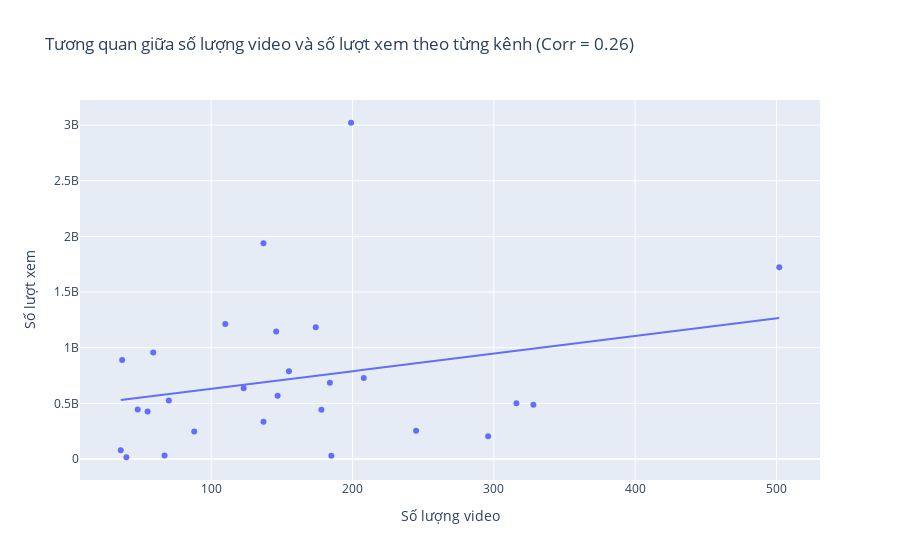

The cell this chart's notebook holds for it:
### Markdown cell above
### Tương quan Tổng lượt xem và Tổng video đăng tải

### Code cell
#Tính tổng số video theo từng kênh
videos_per_channel = df.groupby('Tên kênh').size().reset_index(name='Số lượng video')

# Tính tổng số lượt xem theo từng kênh
views_per_channel = df.groupby('Tên kênh')['Số lượt xem'].sum().reset_index()

merged_df = pd.merge(videos_per_channel, views_per_channel, on='Tên kênh')
correlation = merged_df['Số lượng video'].corr(merged_df['Số lượt xem'])

fig = px.scatter(merged_df, x='Số lượng video', y='Số lượt xem',
                 title=f'Tương quan giữa số lượng video và số lượt xem theo từng kênh (Corr = {correlation:.2f})',
                 labels={'Số lượng video': 'Số lượng video', 'Số lượt xem': 'Số lượt xem'},
                 hover_name='Tên kênh',
                 trendline='ols')
fig.show()

### Figure 1 — Plotly figure (JSON) as saved in the notebook; plotly's stock layout.template omitted (floating-point values rounded to 4 significant figures)
{"data": [{"hovertemplate": "<b>%{hovertext}</b><br><br>Số lượng video=%{x}<br>Số lượt xem=%{y}<extra></extra>", "hovertext": ["AMEE", "BÍCH PHƯƠNG", "Chi Pu Official", "Dương Domic", "ERIK Official", "HIEUTHUHAI", "Hoàng Thùy Linh", "Hòa Minzy", "Hương Tràm Charmy pham", "J97", "JustaTeeMusic", "MCK // Nger", "MIN OFFICIAL", "Mono Official", "My Tam", "Noo Phước Thịnh", "Phan Mạnh Quỳnh Official", "Pháo Northside", "Phương Mỹ Chi", "Sơn Tùng M-TP Official", "Trúc Nhân", "Vũ Cát Tường", "Vũ Official", "Wowy", "tlinh", "Đen Vâu Official", "ĐÔNG NHI"], "legendgroup": "", "marker": {"color": "#636efa", "symbol": "circle"}, "mode": "markers", "name": "", "orientation": "v", "showlegend": false, "type": "scatter", "x": [40, 174, 328, 67, 155, 48, 184, 147, 316, 37, 59, 55, 146, 88, 502, 208, 70, 36, 296, 199, 110, 245, 123, 178, 137, 137, 185], "xaxis": "x", "y": [15770420, 1183618712, 487017485, 31602480, 788766859, 444885931, 686226073, 567386607, 500261633, 889715674, 956150144, 426965674, 1144907028, 247463755, 1722556190, 728218301, 525062593, 79559253, 204375707, 3021361723, 1213845473, 254754994, 636085075, 443177634, 334257101, 1939547075, 29471363], "yaxis": "y"}, {"hovertemplate": "<b>OLS trendline</b><br>Số lượt xem = 1.58101e+06 * Số lượng video + 4.72301e+08<br>R<sup>2</sup>=0.065852<br><br>Số lượng video=%{x}<br>Số lượt xem=%{y} <b>(trend)</b><extra></extra>", "legendgroup": "", "marker": {"color": "#636efa", "symbol": "circle"}, "mode": "lines", "name": "", "showlegend": false, "type": "scatter", "x": [36, 37, 40, 48, 55, 59, 67, 70, 88, 110, 123, 137, 137, 146, 147, 155, 174, 178, 184, 185, 199, 208, 245, 296, 316, 328, 502], "xaxis": "x", "y": [529200000.0, 530800000.0, 535500000.0, 548200000.0, 559300000.0, 565600000.0, 578200000.0, 583000000.0, 611400000.0, 646200000.0, 666800000.0, 688900000.0, 688900000.0, 703100000.0, 704700000.0, 717400000.0, 747400000.0, 753700000.0, 763200000.0, 764800000.0, 786900000.0, 801100000.0, 859600000.0, 940300000.0, 971900000.0, 990900000.0, 1266000000.0], "yaxis": "y"}], "layout": {"legend": {"tracegroupgap": 0}, "title": {"text": "Tương quan giữa số lượng video và số lượt xem theo từng kênh (Corr = 0.26)"}, "xaxis": {"anchor": "y", "domain": [0, 1], "title": {"text": "Số lượng video"}}, "yaxis": {"anchor": "x", "domain": [0, 1], "title": {"text": "Số lượt xem"}}}}
